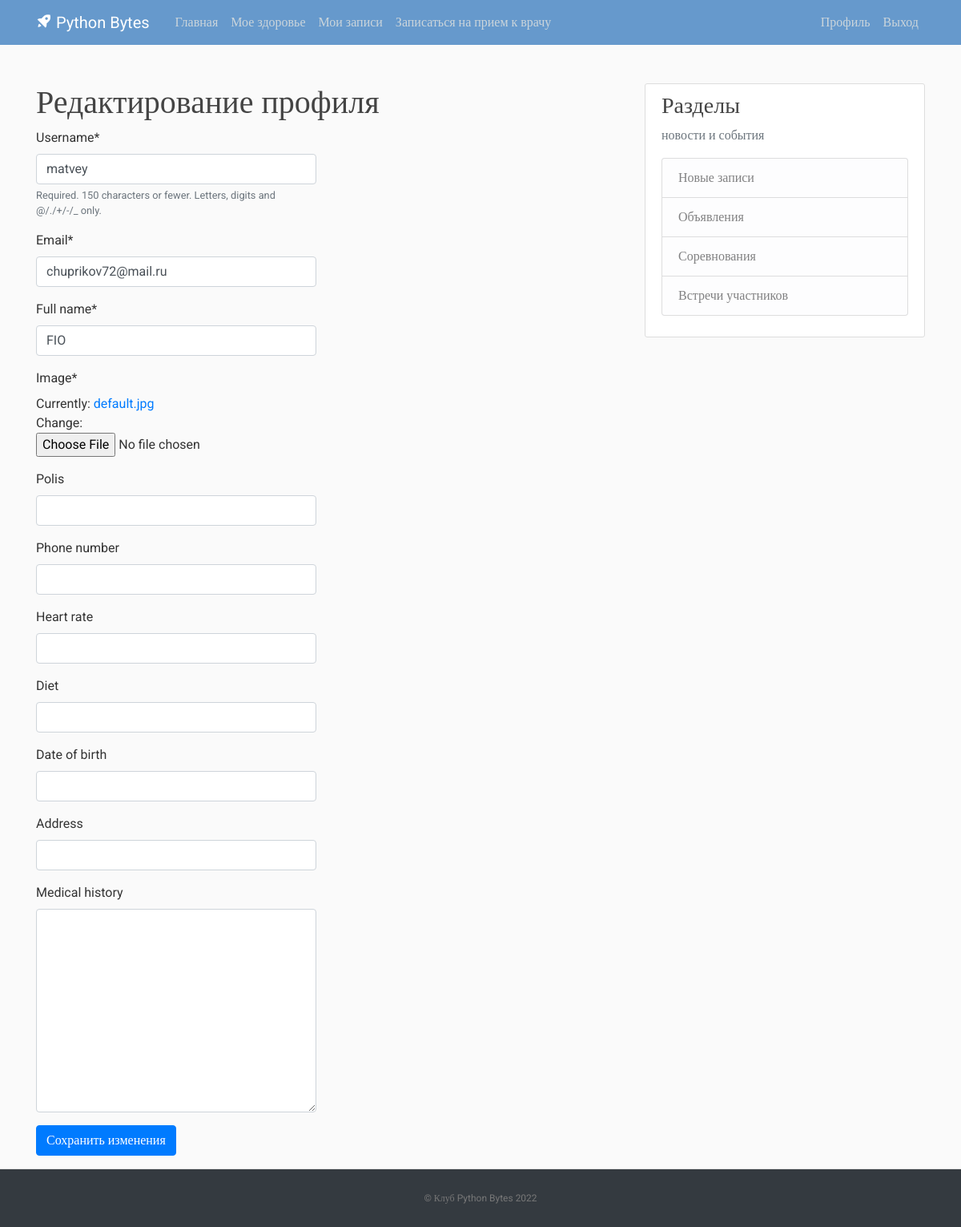
Page /profile/edit/ (signed in) on the earlier database version.
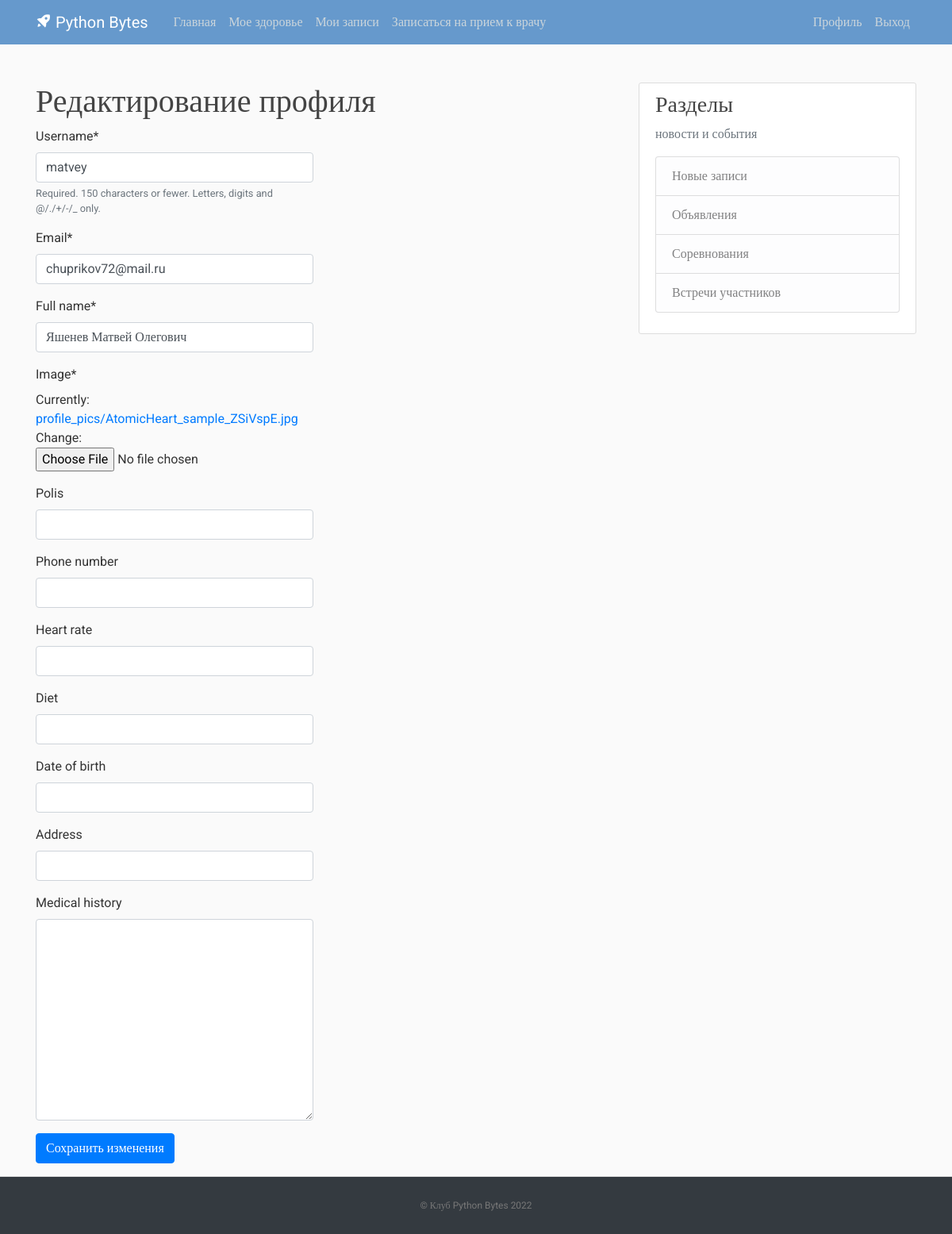
Same page on the later database version.
### users/models.py (models this page shows, shortened)
class Profile(models.Model):
    user = models.OneToOneField(User, on_delete=models.CASCADE)
    image = models.ImageField(default='default.jpg', upload_to='profile_pics')
    full_name = models.CharField(max_length=255,default = 'FIO')
    polis = models.CharField(max_length=20, blank=True, null=True)
    phone_number = models.CharField(max_length=20, blank=True, null=True)
    heart_rate = models.IntegerField(blank=True, null=True)
    diet = models.CharField(max_length=255, blank=True, null=True)
    date_of_birth = models.DateField(blank=True, null=True)
    address = models.CharField(max_length=255, blank=True, null=True)
    medical_history = models.TextField(blank=True, null=True)

### users/views.py (the view)
# urls.py: path('profile/edit/', user_views.edit_profile, name='edit_profile'),
@login_required
def edit_profile(request):
    if request.method == 'POST':
        user_form = UserUpdateForm(request.POST, instance=request.user)
        profile_form = ProfileUpdateForm(request.POST, request.FILES, instance=request.user.profile)
        if user_form.is_valid() and profile_form.is_valid():
            user_form.save()
            profile_form.save()
            return redirect('profile')
    else:
        user_form = UserUpdateForm(instance=request.user)
        profile_form = ProfileUpdateForm(instance=request.user.profile)
    return render(request, 'users/edit_profile.html', {'user_form': user_form, 'profile_form': profile_form})

### users/forms.py
class UserUpdateForm(forms.ModelForm):
    email = forms.EmailField()
    class Meta:
        model = User
        fields = ['username', 'email']

class ProfileUpdateForm(forms.ModelForm):
    class Meta:
        model = Profile
        fields = ['full_name', 'image', 'polis', 'phone_number', 'heart_rate', 'diet', 'date_of_birth', 'address', 'medical_history']

### blog/templatetags/group_permissions.py (called while the page is built)
@register.filter(name='has_group')
def has_group(user, group_name):
    group = Group.objects.get(name=group_name)
    return group in user.groups.all()

### users/templates/users/edit_profile.html (shortened to what this page needs)
{% extends 'blog/base.html' %}
{% load crispy_forms_tags %}
{% block content %}
<h1>Редактирование профиля</h1>
<div class="row">
    <div class="col-md-6">
        <form method="POST" enctype="multipart/form-data">
            {{ user_form|crispy }}
            {{ profile_form|crispy }}
            <button class="btn btn-primary" type="submit">Сохранить изменения</button>
        </form>
    </div>
</div>
{% endblock %}

### blog/templates/blog/base.html (shortened to what this page needs)
﻿{% load static %}
<!DOCTYPE html>
<html>
<head>
     <link rel="stylesheet" href="https://maxcdn.bootstrapcdn.com/bootstrap/4.0.0/css/bootstrap.min.css">
     <link rel="stylesheet" type="text/css" href="{% static 'blog/main.css' %}">
     <link href='https://unpkg.com/boxicons@2.1.2/css/boxicons.min.css' rel='stylesheet'>
</head>
<body>
    <header class="site-header">
      <nav class="navbar navbar-expand-md navbar-dark bg-blue fixed-top">
        <div class="container">
          <a class="navbar-brand mr-4" href="{% url 'blog-home' %}"><i class='bx bxs-rocket bx-tada-hover'></i> Python Bytes</a>
          <div class="collapse navbar-collapse" id="navbarToggle">
            <div class="navbar-nav mr-auto">
              <a class="nav-item nav-link " href="{% url 'blog-home' %}">Главная</a>
              {% load group_permissions %}
              {% if user.is_authenticated %}
                {% if user|has_group:'Пациент' %}
                <a class="nav-item nav-link" href="{% url 'my-health' %}">Мое здоровье</a>
                <a class="nav-item nav-link" href="{% url 'view_appointments' %}">Мои записи</a>
                <a class="nav-item nav-link" href="{% url 'create_appointment' %}">Записаться на прием к врачу</a>
                {% endif %}
              {% endif %}
            </div>
            <div class="navbar-nav">
              {% if user.is_authenticated %}
                <a class="nav-item nav-link" href="{% url 'profile' %}">Профиль</a>
                <a class="nav-item nav-link" href="{% url 'logout' %}">Выход</a>
              {% else %}
                <a class="nav-item nav-link" href="{% url 'login' %}">Вход</a>
                <a class="nav-item nav-link" href="{% url 'register' %}">Регистрация</a>
              {% endif %}
            </div>
          </div>
        </div>
      </nav>
    </header>
    <main role="main" class="container">
      <div class="row">
        <div class="col-md-8">
          {% block content %}{% endblock %}
        </div>
        <div class="col-md-4">
          <div class="content-section">
            <h3>Разделы</h3>
            <p class='text-muted'>новости и события
              <ul class="list-group">
                <li class="list-group-item list-group-item-light">Новые записи</li>
                <li class="list-group-item list-group-item-light">Объявления</li>
                <li class="list-group-item list-group-item-light">Соревнования</li>
                <li class="list-group-item list-group-item-light">Встречи участников</li>
              </ul>
            </p>
          </div>
        </div>
      </div>
    </main>
    <footer class="text-center bg-dark">
      <p><a href="{% url 'blog-home' %}">© Клуб Python Bytes 2022</a></p>
    </footer>
</body>
</html>

### blog/static/blog/main.css (style rules this page uses)
﻿body, html { width:100%; height:100% }
body { margin:0; padding:0; background: #fafafa; color: #333333; margin-top: 5rem; font-family:Roboto; }
h1, h2, h3, h4, h5, h6 { color: #444444; }
ul { margin: 0; }
.bg-blue { background-color: #6699cc; }
.site-header .navbar-nav .nav-link { color: #cbd5db; }
.content-section { background: #ffffff; padding: 10px 20px; border: 1px solid #dddddd; border-radius: 3px; margin-bottom: 20px; }
footer { position: sticky!important; top: 100%; padding-top:25px; padding-bottom:25px; border-top:1px solid #ddd; }
footer p { margin:2px; text-align:center; padding:0 40px; color:#fff; font-size:12px; }
footer a { color:#777 }

Differences in the rows shown:
changed Profile: full_name "FIO" → "Яшенев Матвей Олегович"
Other differences:
text no longer shown: "Full name * Image * Currently: default.jpg Change: Polis Phone number Heart rate Diet Date of birth Address Medical history"
text now shown: "Full name * Image * Currently: profile_pics/AtomicHeart_sample_ZSiVspE.jpg Change: Polis Phone number Heart rate Diet Date of birth Address Medical history"
